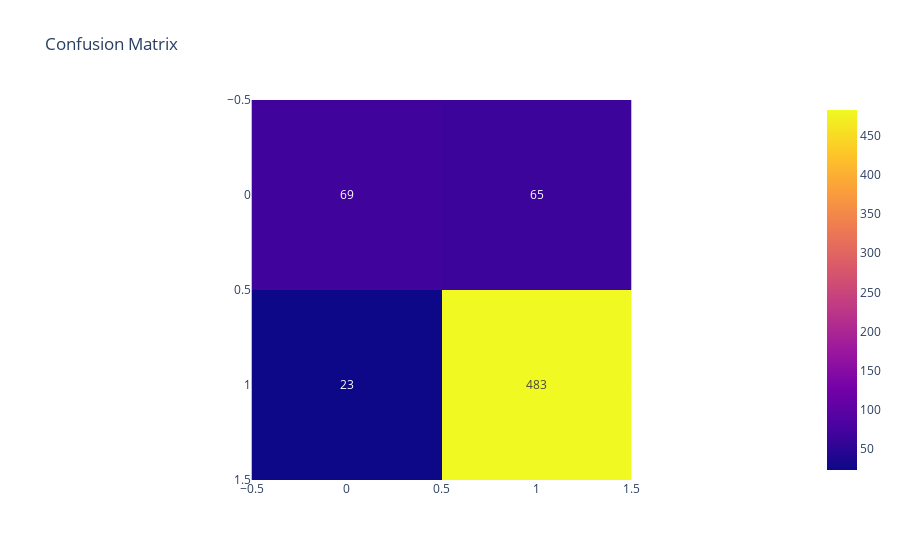

The code cell stored with this chart in its notebook:
### Markdown cell above
The model achieved an accuracy of ~83% on the test set, indicating its overall ability to correctly classify retinal images.

The classification report revealed that the model achieved a precision of 83% and a recall of 90% for the positive class (presence of retinal disease). These values indicate the model's ability to correctly identify disease cases and avoid false positives.

### Code cell
confusion_matrix = confusion_matrix(y_test, y_pred)
fig = px.imshow(confusion_matrix, text_auto=True, title="Confusion Matrix")
fig.show()

### Figure 1 — Plotly figure (JSON) as saved in the notebook; plotly's stock layout.template omitted (floating-point values rounded to 4 significant figures)
{"data": [{"coloraxis": "coloraxis", "hovertemplate": "x: %{x}<br>y: %{y}<br>color: %{z}<extra></extra>", "name": "0", "texttemplate": "%{z}", "type": "heatmap", "xaxis": "x", "yaxis": "y", "z": [[69, 65], [23, 483]]}], "layout": {"coloraxis": {"colorscale": [[0, "#0d0887"], [0.1111, "#46039f"], [0.2222, "#7201a8"], [0.3333, "#9c179e"], [0.4444, "#bd3786"], [0.5556, "#d8576b"], [0.6667, "#ed7953"], [0.7778, "#fb9f3a"], [0.8889, "#fdca26"], [1, "#f0f921"]]}, "title": {"text": "Confusion Matrix"}, "xaxis": {"anchor": "y", "constrain": "domain", "domain": [0, 1], "scaleanchor": "y"}, "yaxis": {"anchor": "x", "autorange": "reversed", "constrain": "domain", "domain": [0, 1]}}}
